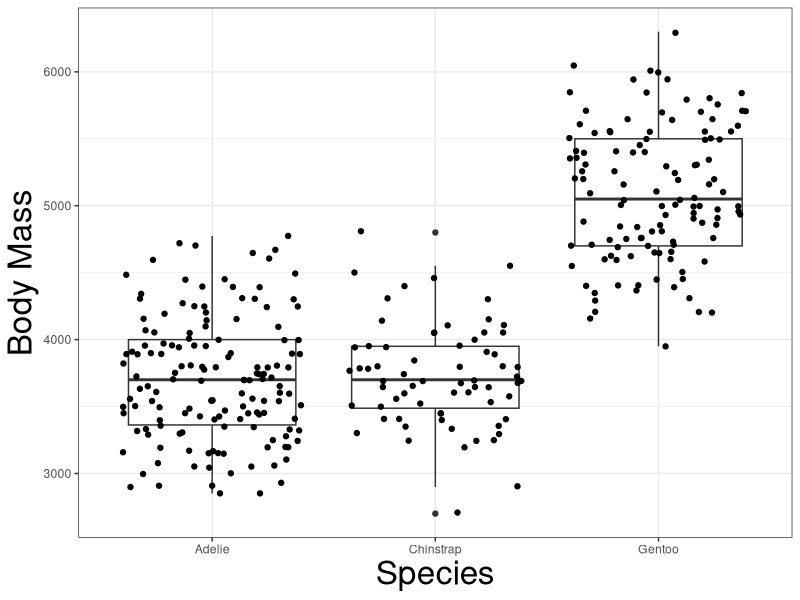
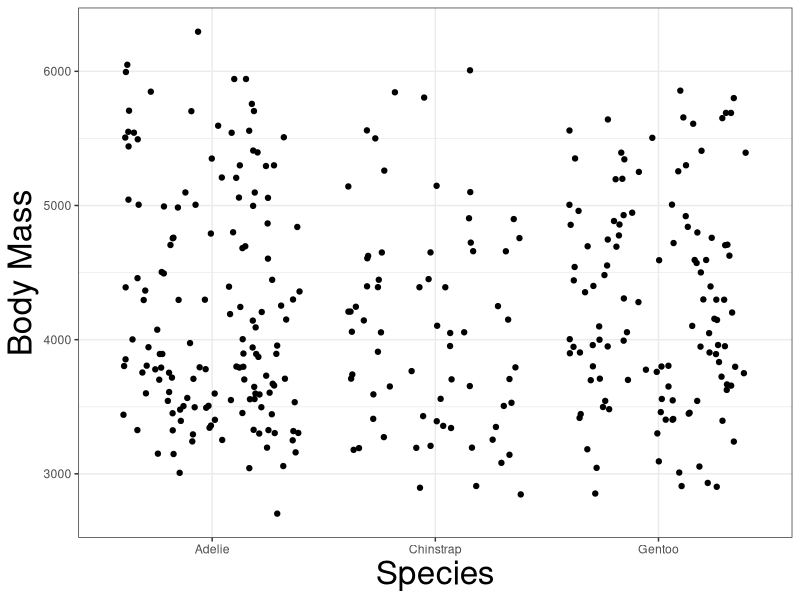
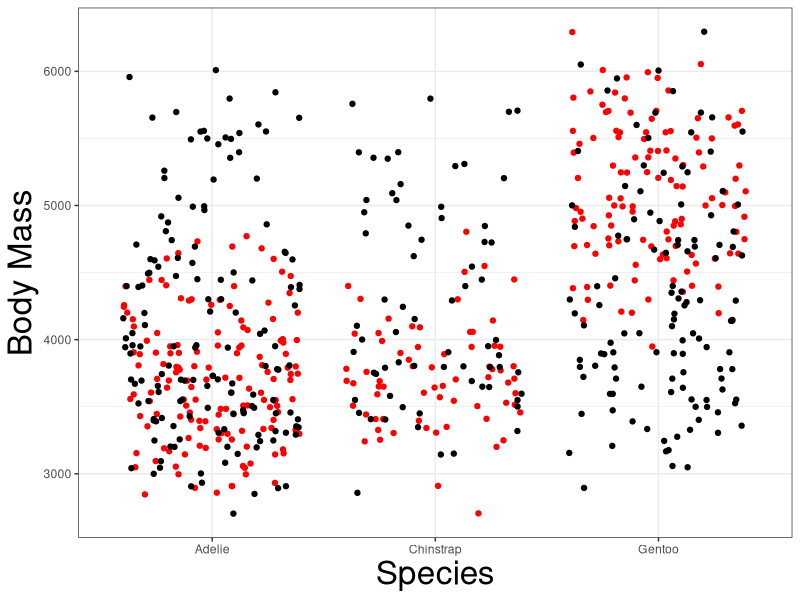
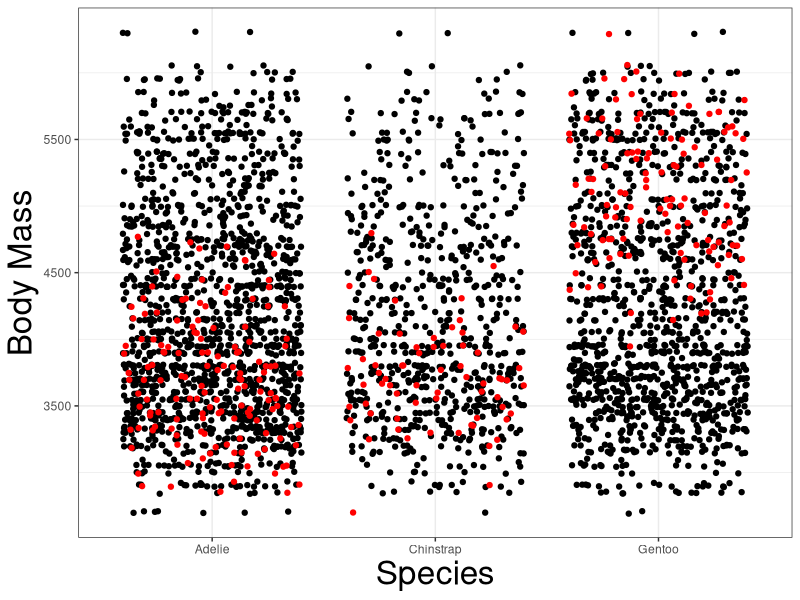
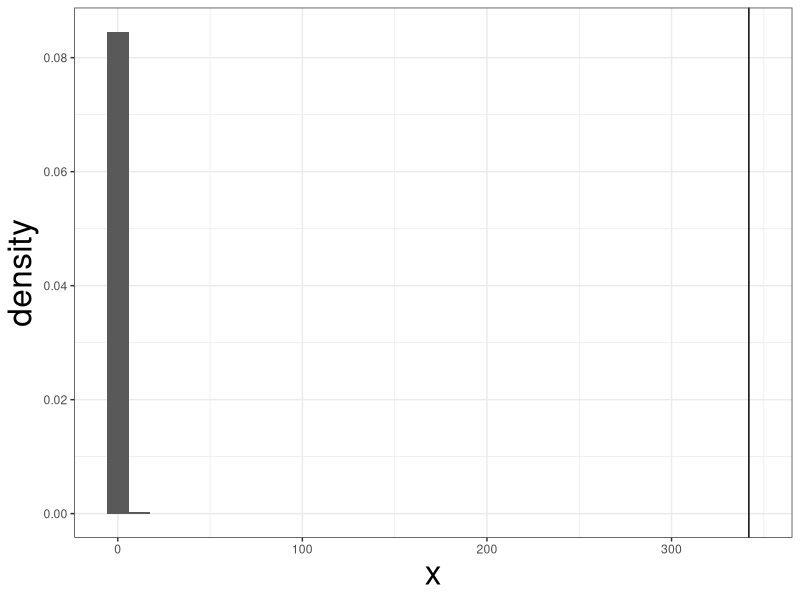

These charts were generated, in order, by the following R code:
## ---- chunk 1
#| code-fold: false


library(tidyverse)
library(palmerpenguins)

theme_set(theme_bw())
theme_update(axis.title = element_text(size = 24))


shuffle <- function(x){
  n <- length(x)
  return(sample(x, n))
}

penguins <- penguins |> drop_na() 

## ---- chunk 2
#| code-fold: false
#| echo: true
factorial(100)
## ---- chunk 3
#| code-fold: true
penguins |> ggplot(aes(x=species, y = body_mass_g)) +
  geom_boxplot() +
  geom_jitter() +
  labs(x = "Species", y = "Body Mass")

## ---- chunk 4
#| code-fold: true
penguins |> ggplot() +
  labs(x = "Species", y = "Body Mass") + 
  geom_jitter(aes(species, shuffle(body_mass_g)))

## ---- chunk 5
#| code-fold: true
penguins |> ggplot(aes(x = species, y = body_mass_g)) +
  labs(x = "Species", y = "Body Mass") + 
  geom_jitter(col = "red") +
  geom_jitter(aes(species, shuffle(body_mass_g)))

## ---- chunk 6
#| code-fold: true
penguins |> ggplot(aes(x = species, y = body_mass_g)) +
  labs(x = "Species", y = "Body Mass") + 
  geom_jitter(aes(species, shuffle(body_mass_g))) +
  geom_jitter(aes(species, shuffle(body_mass_g))) +
  geom_jitter(aes(species, shuffle(body_mass_g))) +
  geom_jitter(aes(species, shuffle(body_mass_g))) +
  geom_jitter(aes(species, shuffle(body_mass_g))) +
  geom_jitter(aes(species, shuffle(body_mass_g))) +
  geom_jitter(aes(species, shuffle(body_mass_g))) +
  geom_jitter(aes(species, shuffle(body_mass_g))) +
  geom_jitter(aes(species, shuffle(body_mass_g))) +
  geom_jitter(aes(species, shuffle(body_mass_g))) +
  geom_jitter(col = "red") 
## ---- chunk 7
penguins |> aov(body_mass_g ~ species, data = _) |> anova()
## ---- chunk 8
f_stat <- penguins |> 
  aov(body_mass_g ~ species, data = _) |> 
  anova() |> 
  _$`F value`[1]
  

f_sim <- function(i){
  ff <- penguins |> 
    aov(shuffle(body_mass_g) ~ species, data = _) |> 
    anova() |> 
    _$`F value`[1]
  return(ff)
}

f_dist <- replicate(10000, f_sim(1))

tibble(x= f_dist) |> 
  ggplot(aes(x, y = ..density..)) +
  geom_histogram() +
  geom_vline(xintercept = f_stat)

sum(f_stat < f_dist) + 1 / (length(f_dist) + 1)

